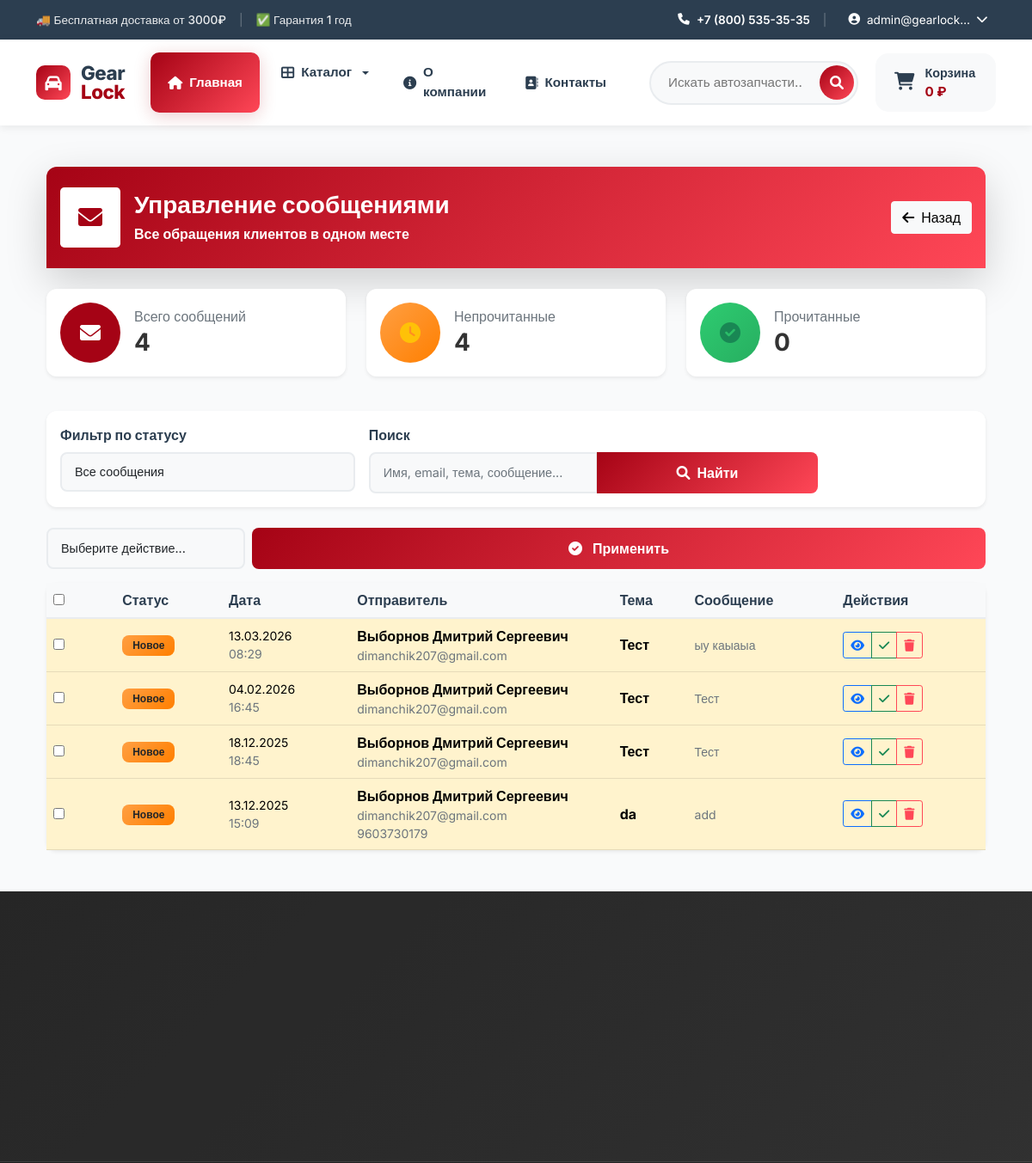
/pages/messages/ (signed in, upper part), run on an earlier commit of the app's database.
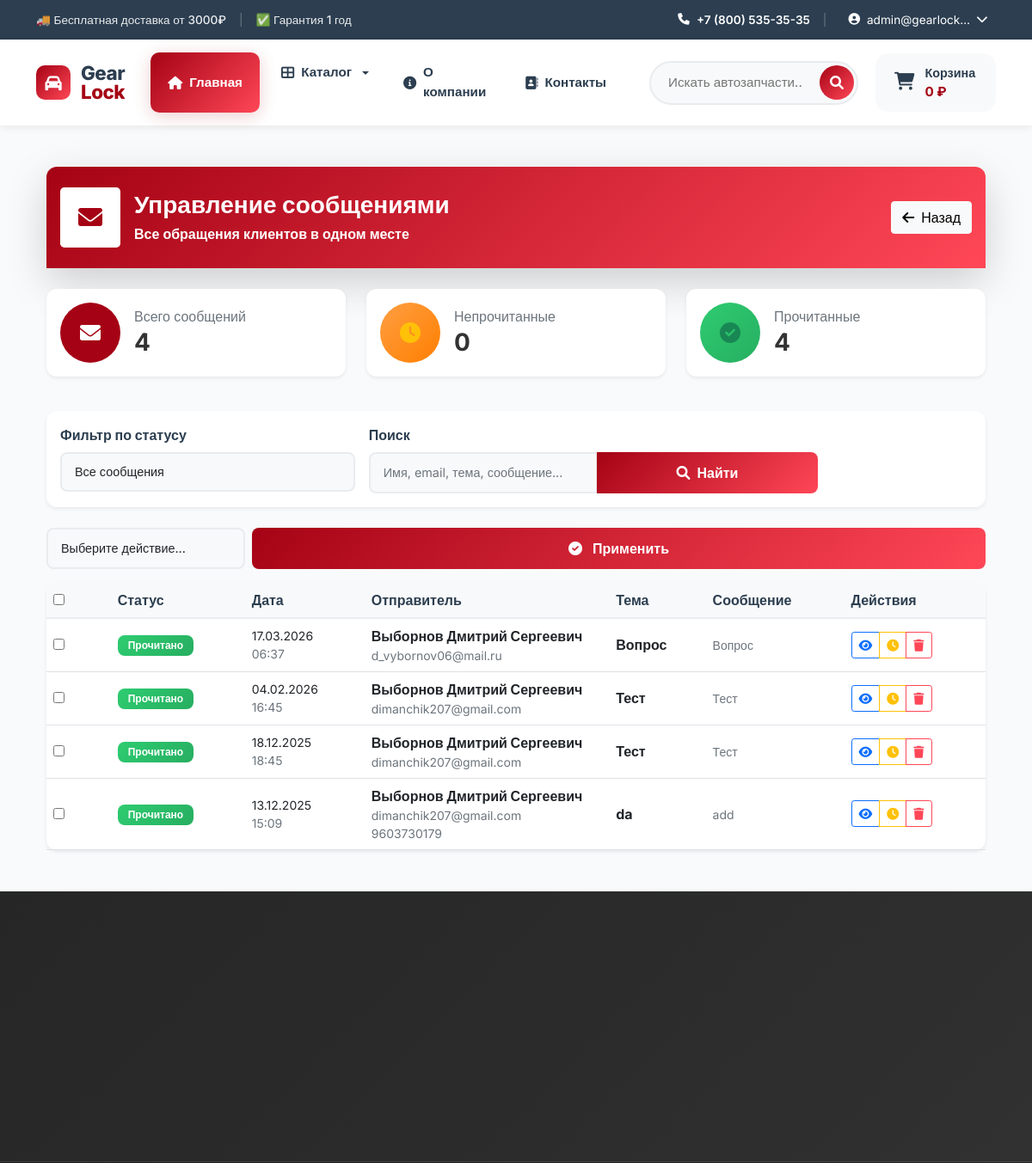
And on a later commit of the database.
### pages/models.py (models this page shows, shortened)
class Contact(models.Model):
    name = models.CharField('Имя', max_length=100)
    email = models.EmailField('Email')
    phone = models.CharField('Телефон', max_length=20, blank=True)
    subject = models.CharField('Тема', max_length=200)
    message = models.TextField('Сообщение')
    is_read = models.BooleanField('Прочитано', default=False)
    created_at = models.DateTimeField('Дата создания', auto_now_add=True)
    class Meta:
        verbose_name = 'Контактное сообщение'
        verbose_name_plural = 'Контактные сообщения'
        ordering = ['-created_at']

### pages/views.py (the view, shortened to what this page needs)
# urls.py: path('messages/', views.message_list, name='message_list'),
@login_required
@manager_required
def message_list(request):
    messages_list = Contact.objects.all().order_by('-created_at')
    status = request.GET.get('status')
    if status == 'read':
        messages_list = messages_list.filter(is_read=True)
    elif status == 'unread':
        messages_list = messages_list.filter(is_read=False)
    search = request.GET.get('search')
    paginator = Paginator(messages_list, 10)
    page_number = request.GET.get('page')
    page_obj = paginator.get_page(page_number)
    total_messages = Contact.objects.count()
    unread_count = Contact.objects.filter(is_read=False).count()
    read_count = Contact.objects.filter(is_read=True).count()
    context = {
        'page_obj': page_obj,
        'total_messages': total_messages,
        'unread_count': unread_count,
        'read_count': read_count,
        'current_status': status,
        'search_query': search or '',
    }
    return render(request, 'pages/message_list.html', context)

### cart/cart.py (called while the page is built)
    def get_total_price(self):
        return sum(
            float(item['price']) * item['quantity']
            for item in self.cart.values()
        )

    def __len__(self):
        return sum(item['quantity'] for item in self.cart.values())

### cart/context_processors.py (called while the page is built)
def cart(request):
    return {'cart': Cart(request)}

### catalog/context_processors.py (called while the page is built)
def categories(request):
    main_categories = Category.objects.filter(
        parent__isnull=True
    ).exclude(
        slug=''
    ).exclude(
        slug__isnull=True
    ).prefetch_related('children').order_by('order', 'name')
    return {
        'categories': main_categories,
        'all_categories': Category.objects.exclude(slug='').exclude(slug__isnull=True)
    }

### templates/pages/message_list.html (shortened to what the changed rows need)
{% extends 'base.html' %}
{% load static %}
{% block content %}
<div class="container-fluid py-4">
    <div class="row mb-4">
        <div class="col-12">
            <div class="card border-0 shadow-lg">
                <div class="card-header bg-primary-gradient text-white py-4">
                    <div class="d-flex justify-content-between align-items-center">
                        <div class="d-flex align-items-center">
                            <div>
                                <h1 class="h3 fw-bold mb-1">Управление сообщениями</h1>
                            </div>
                        </div>
                    </div>
                </div>
            </div>
        </div>
    </div>
    <div class="row mb-4">
        <div class="col-md-4 mb-3">
            <div class="card border-0 shadow-sm h-100">
                <div class="card-body">
                    <div class="d-flex align-items-center">
                        <div>
                            <h6 class="text-muted mb-1">Непрочитанные</h6>
                            <h3 class="fw-bold mb-0">{{ unread_count }}</h3>
                        </div>
                    </div>
                </div>
            </div>
        </div>
        <div class="col-md-4 mb-3">
            <div class="card border-0 shadow-sm h-100">
                <div class="card-body">
                    <div class="d-flex align-items-center">
                        <div>
                            <h6 class="text-muted mb-1">Прочитанные</h6>
                            <h3 class="fw-bold mb-0">{{ read_count }}</h3>
                        </div>
                    </div>
                </div>
            </div>
        </div>
    </div>
    <form method="post" action="{% url 'pages:message_bulk_action' %}" id="bulk-action-form">
        <div class="row">
            <div class="col-12">
                <div class="card border-0 shadow-sm">
                    <div class="card-body p-0">
                        {% if page_obj %}
                            <div class="table-responsive">
                                <table class="table table-hover align-middle mb-0">
                                    <thead class="bg-light">
                                        <tr>
                                            <th width="40">
                                                <input type="checkbox" id="select-all" onclick="toggleAll(this)">
                                            </th>
                                            <th>Статус</th>
                                            <th>Дата</th>
                                            <th>Отправитель</th>
                                            <th>Тема</th>
                                            <th>Сообщение</th>
                                            <th>Действия</th>
                                        </tr>
                                    </thead>
                                    <tbody>
                                        {% for msg in page_obj %}
                                        <tr class="{% if not msg.is_read %}table-warning{% endif %}">
                                            <td>
                                                <input type="checkbox" name="selected_messages" value="{{ msg.id }}" class="message-checkbox">
                                            </td>
                                            <td>
                                                {% if msg.is_read %}
                                                    <span class="badge bg-success">Прочитано</span>
                                                {% else %}
                                                    <span class="badge bg-warning text-dark">Новое</span>
                                                {% endif %}
                                            </td>
                                            <td>
                                                <div class="small">
                                                    <div>{{ msg.created_at|date:"d.m.Y" }}</div>
                                                    <div class="text-muted">{{ msg.created_at|date:"H:i" }}</div>
                                                </div>
                                            </td>
                                            <td>
                                                <div class="fw-bold">{{ msg.name }}</div>
                                                <div class="small text-muted">{{ msg.email }}</div>
                                                {% if msg.phone %}
                                                    <div class="small text-muted">{{ msg.phone }}</div>
                                                {% endif %}
                                            </td>
                                            <td>
                                                <span class="fw-bold">{{ msg.subject|truncatechars:30 }}</span>
                                            </td>
                                            <td>
                                                <span class="text-muted small">{{ msg.message|truncatechars:50 }}</span>
                                            </td>
                                            <td>
                                                <div class="btn-group btn-group-sm">
                                                    <a href="{% url 'pages:message_detail' msg.id %}"
                                                       class="btn btn-outline-primary" title="Просмотр">
                                                        <i class="fas fa-eye"></i>
                                                    </a>
                                                    {% if msg.is_read %}
                                                        <a href="{% url 'pages:message_mark_unread' msg.id %}"
                                                           class="btn btn-outline-warning" title="Отметить как непрочитанное">
                                                            <i class="fas fa-clock"></i>
                                                        </a>
                                                    {% else %}
                                                        <a href="{% url 'pages:message_mark_read' msg.id %}"
                                                           class="btn btn-outline-success" title="Отметить как прочитанное">
                                                            <i class="fas fa-check"></i>
                                                        </a>
                                                    {% endif %}
                                                    <a href="{% url 'pages:message_delete' msg.id %}"
                                                       class="btn btn-outline-danger"
                                                       onclick="return confirm('Удалить сообщение от {{ msg.name }}?')"
                                                       title="Удалить">
                                                        <i class="fas fa-trash"></i>
                                                    </a>
                                                </div>
                                            </td>
                                        </tr>
                                        {% endfor %}
                                    </tbody>
                                </table>
                            </div>
                        {% else %}
                            <div class="text-center py-5">
                                <i class="fas fa-inbox fa-4x text-muted mb-3"></i>
                                <h5 class="text-muted">Нет сообщений</h5>
                                <p class="text-muted">Пока никто не написал в обратную связь</p>
                            </div>
                        {% endif %}
                    </div>
                </div>
            </div>
        </div>
    </form>
</div>
{% endblock %}

What changed in the data, as far as the page shows it:
removed Contact: is_read "Новое", created_at "13.03.2026", created_at "08:29", name "Выборнов Дмитрий Сергеевич", email "dimanchik207@gmail.com", subject "Тест", message "ыу каыаыа"
added Contact: is_read "Прочитано", created_at "17.03.2026", created_at "06:37", name "Выборнов Дмитрий Сергеевич", email "d_vybornov06@mail.ru", subject "Вопрос", message "Вопрос"
changed Contact (number 2 of 4 on the later page): is_read "Новое" → "Прочитано"
changed Contact (number 3 of 4 on the later page): is_read "Новое" → "Прочитано"
changed Contact "da": is_read "Новое" → "Прочитано"
Also different on the page:
{{ unread_count }}: "4" → "0"
{{ read_count }}: "0" → "4"
